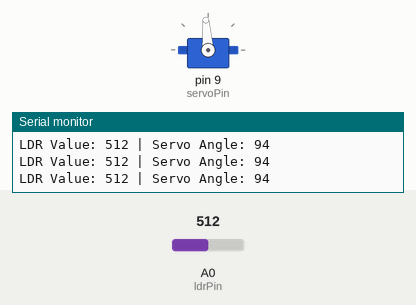
Recording of a sketch running on a simulated Arduino Uno, built with avr-gcc and run on an emulated ATmega328P. Parts: servo, the last lines printed to the serial monitor. The test bench sets the inputs (shaded band); at power-on: A0 (ldrPin) = 512.

Above: at 1.2 s.
1.3 s: A0 (ldrPin) set to 716
At 2.5 s:
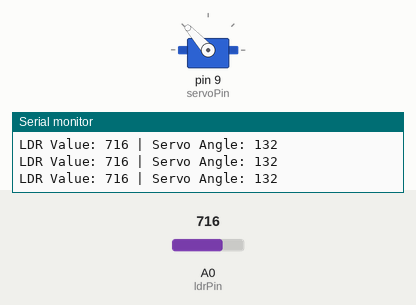
2.8 s: A0 (ldrPin) set to 900
At 4.0 s:
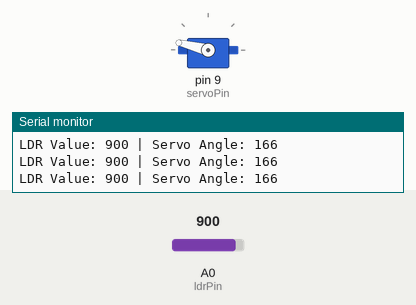
4.3 s: A0 (ldrPin) set to 1023
At 5.5 s:
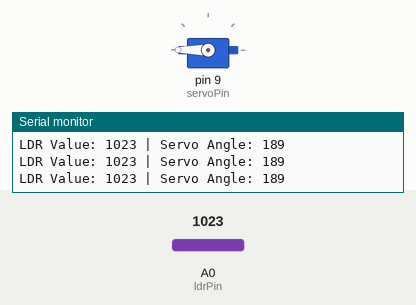
5.8 s: A0 (ldrPin) set to 306
At 7.0 s:
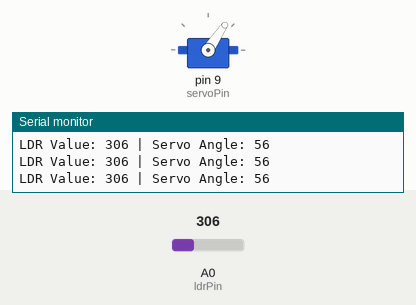
7.3 s: A0 (ldrPin) set to 109
At 8.5 s:
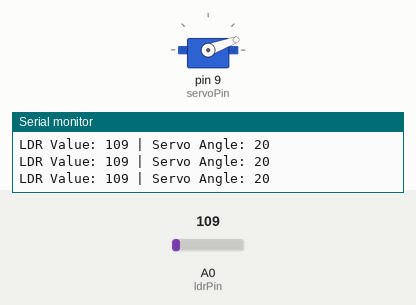
8.8 s: A0 (ldrPin) set to 92
At 10.3 s:
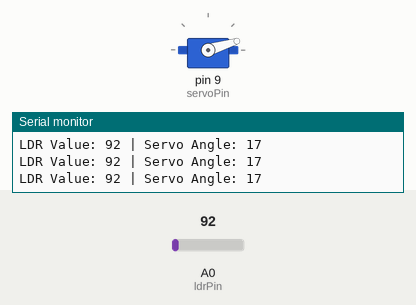
Timing chart, 0 to 11.3 s (numbered marks = the images above; inputs shaded):
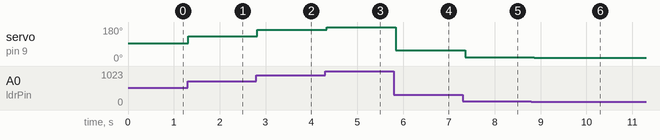

Measured:
- after the input at 1.3 s, servo on pin 9 (servoPin): 94° → 132° at once
- after the input at 2.8 s, servo on pin 9 (servoPin): 132° → 166° at once
- after the input at 4.3 s, servo on pin 9 (servoPin): 166° → 180° at once
- after the input at 5.8 s, servo on pin 9 (servoPin): 180° → 56° after 0.05 s
- after the input at 7.3 s, servo on pin 9 (servoPin): 56° → 20° after 0.06 s
- after the input at 8.8 s, servo on pin 9 (servoPin): 20° → 17° after 0.07 s

The sketch:

LDRServo.ino
```cpp
#include <Servo.h>

Servo myServo;  // สร้างออบเจ็กต์ Servo
int ldrPin = A0; // กำหนดขา LDR
int servoPin = 9; // กำหนดขา Servo

void setup() {
  myServo.attach(servoPin); // กำหนดขาให้ Servo
  Serial.begin(9600);
}

void loop() {
  int ldrValue = analogRead(ldrPin); // อ่านค่าจาก LDR (0-1023)
  int servoAngle = map(ldrValue, 0, 974, 0, 180); // แปลงค่า LDR เป็นมุม 0-180 องศา
  myServo.write(servoAngle); // สั่งให้ Servo หมุนไปที่มุมนั้น

  Serial.print("LDR Value: ");
  Serial.print(ldrValue);
  Serial.print(" | Servo Angle: ");
  Serial.println(servoAngle);

  delay(100); // หน่วงเวลา
}
```
